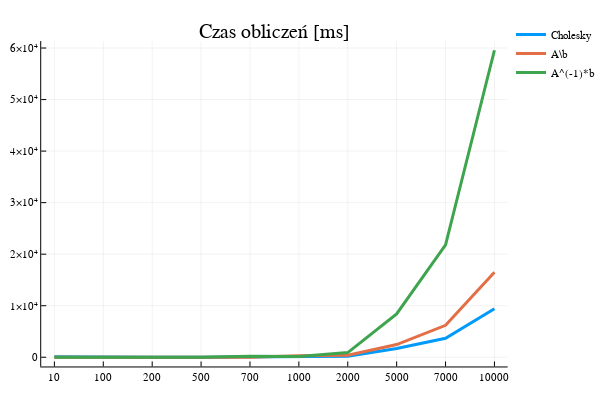

The notebook cell this image was saved under:
### Code cell
# wykres
x = ["10","100","200","500","700","1000","2000","5000","7000","10000"]
plot(x,y,title="Czas obliczeń [ms]",label=["Cholesky" "A\\b" "A^(-1)*b"],lw=3)

### Figure 1 — Plotly figure (JSON) as saved in the notebook; plotly's stock layout.template omitted (floating-point values rounded to 4 significant figures)
{"data": [{"colorbar": {"title": ""}, "hoverinfo": "text", "legendgroup": "Cholesky", "line": {"color": "rgba(0, 154, 250, 1.000)", "dash": "solid", "shape": "linear", "width": 3}, "mode": "lines", "name": "Cholesky", "showlegend": true, "text": [null, null, null, null, null, null, null, null, null, null], "type": "scatter", "x": [0.5, 1.5, 2.5, 3.5, 4.5, 5.5, 6.5, 7.5, 8.5, 9.5], "xaxis": "x1", "y": [81, 1, 1, 3, 81, 85, 216, 1688, 3686, 9425], "yaxis": "y1", "zmax": 0.1, "zmin": -0.1}, {"colorbar": {"title": ""}, "hoverinfo": "text", "legendgroup": "A\\b", "line": {"color": "rgba(227, 111, 71, 1.000)", "dash": "solid", "shape": "linear", "width": 3}, "mode": "lines", "name": "A\\b", "showlegend": true, "text": [null, null, null, null, null, null, null, null, null, null], "type": "scatter", "x": [0.5, 1.5, 2.5, 3.5, 4.5, 5.5, 6.5, 7.5, 8.5, 9.5], "xaxis": "x1", "y": [13, 1, 3, 25, 13, 276, 393, 2468, 6200, 16508], "yaxis": "y1", "zmax": 0.1, "zmin": -0.1}, {"colorbar": {"title": ""}, "hoverinfo": "text", "legendgroup": "A^(-1)*b", "line": {"color": "rgba(62, 164, 78, 1.000)", "dash": "solid", "shape": "linear", "width": 3}, "mode": "lines", "name": "A^(-1)*b", "showlegend": true, "text": [null, null, null, null, null, null, null, null, null, null], "type": "scatter", "x": [0.5, 1.5, 2.5, 3.5, 4.5, 5.5, 6.5, 7.5, 8.5, 9.5], "xaxis": "x1", "y": [0, 1, 4, 13, 206, 130, 900, 8400, 21790, 59568], "yaxis": "y1", "zmax": 0.1, "zmin": -0.1}], "layout": {"annotations": [{"font": {"color": "rgba(0, 0, 0, 1.000)", "family": "sans-serif", "size": 20}, "rotation": 0, "showarrow": false, "text": "Czas obliczeń [ms]", "x": 0.537, "xanchor": "center", "xref": "paper", "y": 1, "yanchor": "top", "yref": "paper"}], "height": 400, "legend": {"bgcolor": "rgba(255, 255, 255, 1.000)", "bordercolor": "rgba(0, 0, 0, 1.000)", "font": {"color": "rgba(0, 0, 0, 1.000)", "family": "sans-serif", "size": 11}, "tracegroupgap": 0, "x": 1, "y": 1}, "margin": {"b": 20, "l": 0, "r": 0, "t": 20}, "paper_bgcolor": "rgba(255, 255, 255, 1.000)", "plot_bgcolor": "rgba(255, 255, 255, 1.000)", "showlegend": true, "width": 600, "xaxis": {"anchor": "y1", "domain": [0.08064, 0.9934], "gridcolor": "rgba(0, 0, 0, 0.100)", "gridwidth": 0.5, "linecolor": "rgba(0, 0, 0, 1.000)", "mirror": false, "range": [0.23, 9.77], "showgrid": true, "showline": true, "showticklabels": true, "tickangle": 0, "tickcolor": "rgb(0, 0, 0)", "tickfont": {"color": "rgba(0, 0, 0, 1.000)", "family": "sans-serif", "size": 11}, "tickmode": "array", "ticks": "inside", "ticktext": ["10", "100", "100", "200", "500", "500", "700", "1000", "1000", "2000", "2000", "5000", "7000", "7000", "10000"], "tickvals": [0.5, 1.5, 1.5, 2.5, 3.5, 3.5, 4.5, 5.5, 5.5, 6.5, 6.5, 7.5, 8.5, 8.5, 9.5], "title": "", "titlefont": {"color": "rgba(0, 0, 0, 1.000)", "family": "sans-serif", "size": 15}, "type": "-", "visible": true, "zeroline": false, "zerolinecolor": "rgba(0, 0, 0, 1.000)"}, "yaxis": {"anchor": "x1", "domain": [0.03762, 0.9415], "gridcolor": "rgba(0, 0, 0, 0.100)", "gridwidth": 0.5, "linecolor": "rgba(0, 0, 0, 1.000)", "mirror": false, "range": [-1787.0, 61360.0], "showgrid": true, "showline": true, "showticklabels": true, "tickangle": 0, "tickcolor": "rgb(0, 0, 0)", "tickfont": {"color": "rgba(0, 0, 0, 1.000)", "family": "sans-serif", "size": 11}, "tickmode": "array", "ticks": "inside", "ticktext": ["0", "1×10⁴", "2×10⁴", "3×10⁴", "4×10⁴", "5×10⁴", "6×10⁴"], "tickvals": [0, 10000, 20000, 30000, 40000, 50000, 60000], "title": "", "titlefont": {"color": "rgba(0, 0, 0, 1.000)", "family": "sans-serif", "size": 15}, "type": "-", "visible": true, "zeroline": false, "zerolinecolor": "rgba(0, 0, 0, 1.000)"}}}
